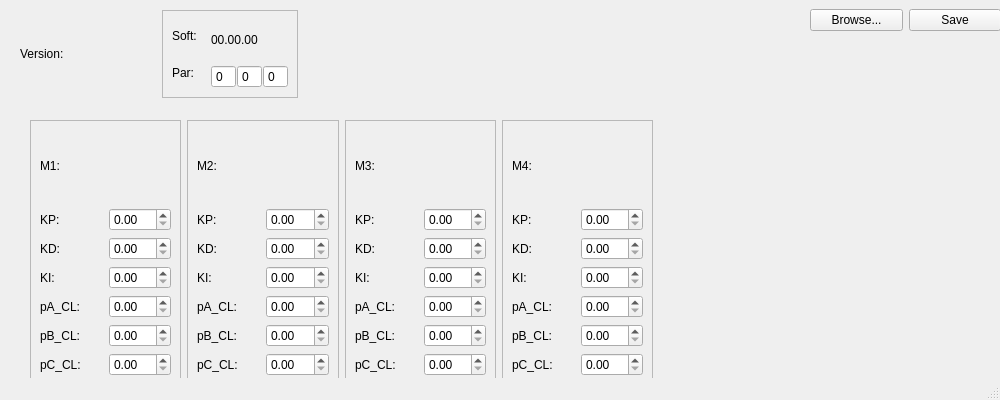
<?xml version="1.0" encoding="UTF-8"?>
<ui version="4.0">
 <class>MainWindow</class>
 <widget class="QMainWindow" name="MainWindow">
  <property name="geometry">
   <rect>
    <x>0</x>
    <y>0</y>
    <width>1000</width>
    <height>400</height>
   </rect>
  </property>
  <property name="minimumSize">
   <size>
    <width>700</width>
    <height>400</height>
   </size>
  </property>
  <property name="maximumSize">
   <size>
    <width>1000</width>
    <height>400</height>
   </size>
  </property>
  <property name="windowTitle">
   <string>MainWindow</string>
  </property>
  <widget class="QWidget" name="centralwidget">
   <widget class="QWidget" name="layoutWidget">
    <property name="geometry">
     <rect>
      <x>30</x>
      <y>120</y>
      <width>623</width>
      <height>266</height>
     </rect>
    </property>
    <layout class="QHBoxLayout" name="horizontalLayout_6">
     <item>
      <widget class="QFrame" name="frame_2">
       <property name="frameShape">
        <enum>QFrame::StyledPanel</enum>
       </property>
       <property name="frameShadow">
        <enum>QFrame::Raised</enum>
       </property>
       <layout class="QGridLayout" name="gridLayout_5">
        <item row="0" column="0">
         <widget class="QLabel" name="m1Label">
          <property name="text">
           <string>M1:</string>
          </property>
         </widget>
        </item>
        <item row="1" column="0">
         <layout class="QHBoxLayout" name="horizontalLayout_2">
          <item>
           <layout class="QVBoxLayout" name="verticalLayout">
            <item>
             <widget class="QLabel" name="kp1Label">
              <property name="text">
               <string>KP:</string>
              </property>
             </widget>
            </item>
            <item>
             <widget class="QLabel" name="kd1Label">
              <property name="text">
               <string>KD:</string>
              </property>
             </widget>
            </item>
            <item>
             <widget class="QLabel" name="ki1Label">
              <property name="text">
               <string>KI:</string>
              </property>
             </widget>
            </item>
            <item>
             <widget class="QLabel" name="pacl1Label">
              <property name="text">
               <string>pA_CL:</string>
              </property>
             </widget>
            </item>
            <item>
             <widget class="QLabel" name="pbcl1Label">
              <property name="text">
               <string>pB_CL:</string>
              </property>
             </widget>
            </item>
            <item>
             <widget class="QLabel" name="pccl1Label">
              <property name="text">
               <string>pC_CL:</string>
              </property>
             </widget>
            </item>
           </layout>
          </item>
          <item>
           <layout class="QVBoxLayout" name="verticalLayout_11">
            <item>
             <widget class="QDoubleSpinBox" name="m1kpSpinBox"/>
            </item>
            <item>
             <widget class="QDoubleSpinBox" name="m1kdSpinBox"/>
            </item>
            <item>
             <widget class="QDoubleSpinBox" name="m1kiSpinBox"/>
            </item>
            <item>
             <widget class="QDoubleSpinBox" name="m1paclSpinBox"/>
            </item>
            <item>
             <widget class="QDoubleSpinBox" name="m1pbclSpinBox"/>
            </item>
            <item>
             <widget class="QDoubleSpinBox" name="m1pcclSpinBox"/>
            </item>
           </layout>
          </item>
         </layout>
        </item>
       </layout>
      </widget>
     </item>
     <item>
      <widget class="QFrame" name="frame_3">
       <property name="frameShape">
        <enum>QFrame::StyledPanel</enum>
       </property>
       <property name="frameShadow">
        <enum>QFrame::Raised</enum>
       </property>
       <layout class="QGridLayout" name="gridLayout_4">
        <item row="0" column="0">
         <widget class="QLabel" name="m2Label">
          <property name="text">
           <string>M2:</string>
          </property>
         </widget>
        </item>
        <item row="1" column="0">
         <layout class="QHBoxLayout" name="horizontalLayout_3">
          <item>
           <layout class="QVBoxLayout" name="verticalLayout_2">
            <item>
             <widget class="QLabel" name="kp2Label">
              <property name="text">
               <string>KP:</string>
              </property>
             </widget>
            </item>
            <item>
             <widget class="QLabel" name="kd2Label">
              <property name="text">
               <string>KD:</string>
              </property>
             </widget>
            </item>
            <item>
             <widget class="QLabel" name="ki2Label">
              <property name="text">
               <string>KI:</string>
              </property>
             </widget>
            </item>
            <item>
             <widget class="QLabel" name="pacl2Label">
              <property name="text">
               <string>pA_CL:</string>
              </property>
             </widget>
            </item>
            <item>
             <widget class="QLabel" name="pbcl2Label">
              <property name="text">
               <string>pB_CL:</string>
              </property>
             </widget>
            </item>
            <item>
             <widget class="QLabel" name="pccl2Label">
              <property name="text">
               <string>pC_CL:</string>
              </property>
             </widget>
            </item>
           </layout>
          </item>
          <item>
           <layout class="QVBoxLayout" name="verticalLayout_12">
            <item>
             <widget class="QDoubleSpinBox" name="m2kpSpinBox"/>
            </item>
            <item>
             <widget class="QDoubleSpinBox" name="m2kdSpinBox"/>
            </item>
            <item>
             <widget class="QDoubleSpinBox" name="m2kiSpinBox"/>
            </item>
            <item>
             <widget class="QDoubleSpinBox" name="m2paclSpinBox"/>
            </item>
            <item>
             <widget class="QDoubleSpinBox" name="m2pbclSpinBox"/>
            </item>
            <item>
             <widget class="QDoubleSpinBox" name="m2pcclSpinBox"/>
            </item>
           </layout>
          </item>
         </layout>
        </item>
       </layout>
      </widget>
     </item>
     <item>
      <widget class="QFrame" name="frame_4">
       <property name="frameShape">
        <enum>QFrame::StyledPanel</enum>
       </property>
       <property name="frameShadow">
        <enum>QFrame::Raised</enum>
       </property>
       <layout class="QGridLayout" name="gridLayout_3">
        <item row="1" column="0">
         <layout class="QHBoxLayout" name="horizontalLayout_4">
          <item>
           <layout class="QVBoxLayout" name="verticalLayout_3">
            <item>
             <widget class="QLabel" name="kp3Label">
              <property name="text">
               <string>KP:</string>
              </property>
             </widget>
            </item>
            <item>
             <widget class="QLabel" name="kd3Label">
              <property name="text">
               <string>KD:</string>
              </property>
             </widget>
            </item>
            <item>
             <widget class="QLabel" name="ki3Label">
              <property name="text">
               <string>KI:</string>
              </property>
             </widget>
            </item>
            <item>
             <widget class="QLabel" name="pacl3Label">
              <property name="text">
               <string>pA_CL:</string>
              </property>
             </widget>
            </item>
            <item>
             <widget class="QLabel" name="pbcl3Label">
              <property name="text">
               <string>pB_CL:</string>
              </property>
             </widget>
            </item>
            <item>
             <widget class="QLabel" name="pccl3Label">
              <property name="text">
               <string>pC_CL:</string>
              </property>
             </widget>
            </item>
           </layout>
          </item>
          <item>
           <layout class="QVBoxLayout" name="verticalLayout_13">
            <item>
             <widget class="QDoubleSpinBox" name="m3kpSpinBox"/>
            </item>
            <item>
             <widget class="QDoubleSpinBox" name="m3kdSpinBox"/>
            </item>
            <item>
             <widget class="QDoubleSpinBox" name="m3kiSpinBox"/>
            </item>
            <item>
             <widget class="QDoubleSpinBox" name="m3paclSpinBox"/>
            </item>
            <item>
             <widget class="QDoubleSpinBox" name="m3pbclSpinBox"/>
            </item>
            <item>
             <widget class="QDoubleSpinBox" name="m3pcclSpinBox"/>
            </item>
           </layout>
          </item>
         </layout>
        </item>
        <item row="0" column="0">
         <widget class="QLabel" name="m3Label">
          <property name="text">
           <string>M3:</string>
          </property>
         </widget>
        </item>
       </layout>
      </widget>
     </item>
     <item>
      <widget class="QFrame" name="frame_5">
       <property name="frameShape">
        <enum>QFrame::StyledPanel</enum>
       </property>
       <property name="frameShadow">
        <enum>QFrame::Raised</enum>
       </property>
       <layout class="QGridLayout" name="gridLayout_2">
        <item row="0" column="0">
         <widget class="QLabel" name="m4Label">
          <property name="text">
           <string>M4:</string>
          </property>
         </widget>
        </item>
        <item row="1" column="0">
         <layout class="QHBoxLayout" name="horizontalLayout_5">
          <item>
           <layout class="QVBoxLayout" name="verticalLayout_4">
            <item>
             <widget class="QLabel" name="kp4Label">
              <property name="text">
               <string>KP:</string>
              </property>
             </widget>
            </item>
            <item>
             <widget class="QLabel" name="kd4Label">
              <property name="text">
               <string>KD:</string>
              </property>
             </widget>
            </item>
            <item>
             <widget class="QLabel" name="ki4Label">
              <property name="text">
               <string>KI:</string>
              </property>
             </widget>
            </item>
            <item>
             <widget class="QLabel" name="pacl4Label">
              <property name="text">
               <string>pA_CL:</string>
              </property>
             </widget>
            </item>
            <item>
             <widget class="QLabel" name="pbcl4Label">
              <property name="text">
               <string>pB_CL:</string>
              </property>
             </widget>
            </item>
            <item>
             <widget class="QLabel" name="pccl4Label">
              <property name="text">
               <string>pC_CL:</string>
              </property>
             </widget>
            </item>
           </layout>
          </item>
          <item>
           <layout class="QVBoxLayout" name="verticalLayout_14">
            <item>
             <widget class="QDoubleSpinBox" name="m4kpSpinBox"/>
            </item>
            <item>
             <widget class="QDoubleSpinBox" name="m4kdSpinBox"/>
            </item>
            <item>
             <widget class="QDoubleSpinBox" name="m4kiSpinBox"/>
            </item>
            <item>
             <widget class="QDoubleSpinBox" name="m4paclSpinBox"/>
            </item>
            <item>
             <widget class="QDoubleSpinBox" name="m4pbclSpinBox"/>
            </item>
            <item>
             <widget class="QDoubleSpinBox" name="m4pcclSpinBox"/>
            </item>
           </layout>
          </item>
         </layout>
        </item>
       </layout>
      </widget>
     </item>
    </layout>
   </widget>
   <widget class="QWidget" name="layoutWidget">
    <property name="geometry">
     <rect>
      <x>20</x>
      <y>10</y>
      <width>278</width>
      <height>88</height>
     </rect>
    </property>
    <layout class="QHBoxLayout" name="horizontalLayout_7">
     <item>
      <widget class="QLabel" name="versionLabel">
       <property name="styleSheet">
        <string notr="true">font: 700 16pt &quot;Segoe UI&quot;;</string>
       </property>
       <property name="text">
        <string>Version:</string>
       </property>
      </widget>
     </item>
     <item>
      <widget class="QFrame" name="frame">
       <property name="frameShape">
        <enum>QFrame::StyledPanel</enum>
       </property>
       <property name="frameShadow">
        <enum>QFrame::Raised</enum>
       </property>
       <layout class="QGridLayout" name="gridLayout">
        <item row="0" column="0">
         <layout class="QHBoxLayout" name="horizontalLayout">
          <item>
           <layout class="QVBoxLayout" name="verticalLayout_9">
            <item>
             <widget class="QLabel" name="softLabel">
              <property name="text">
               <string>Soft:</string>
              </property>
             </widget>
            </item>
            <item>
             <widget class="QLabel" name="parLabel">
              <property name="text">
               <string>Par:</string>
              </property>
             </widget>
            </item>
           </layout>
          </item>
          <item>
           <layout class="QVBoxLayout" name="verticalLayout_10">
            <item>
             <widget class="QLabel" name="softValLabel">
              <property name="text">
               <string>00.00.00</string>
              </property>
             </widget>
            </item>
            <item>
             <layout class="QHBoxLayout" name="horizontalLayout_8">
              <property name="spacing">
               <number>1</number>
              </property>
              <item>
               <widget class="QSpinBox" name="parTopSpinBox">
                <property name="buttonSymbols">
                 <enum>QAbstractSpinBox::NoButtons</enum>
                </property>
                <property name="value">
                 <number>0</number>
                </property>
               </widget>
              </item>
              <item>
               <widget class="QSpinBox" name="parMidSpinBox">
                <property name="buttonSymbols">
                 <enum>QAbstractSpinBox::NoButtons</enum>
                </property>
                <property name="value">
                 <number>0</number>
                </property>
               </widget>
              </item>
              <item>
               <widget class="QSpinBox" name="parBotSpinBox">
                <property name="buttonSymbols">
                 <enum>QAbstractSpinBox::NoButtons</enum>
                </property>
                <property name="value">
                 <number>0</number>
                </property>
               </widget>
              </item>
             </layout>
            </item>
           </layout>
          </item>
         </layout>
        </item>
       </layout>
      </widget>
     </item>
    </layout>
   </widget>
   <widget class="QWidget" name="layoutWidget">
    <property name="geometry">
     <rect>
      <x>810</x>
      <y>0</y>
      <width>191</width>
      <height>41</height>
     </rect>
    </property>
    <layout class="QHBoxLayout" name="horizontalLayout_9">
     <item>
      <widget class="QPushButton" name="pushButton">
       <property name="text">
        <string>Browse...</string>
       </property>
      </widget>
     </item>
     <item>
      <widget class="QPushButton" name="saveButton">
       <property name="text">
        <string>Save</string>
       </property>
      </widget>
     </item>
    </layout>
   </widget>
   <widget class="QCustomPlot" name="customPlot" native="true">
    <property name="geometry">
     <rect>
      <x>670</x>
      <y>120</y>
      <width>311</width>
      <height>261</height>
     </rect>
    </property>
   </widget>
  </widget>
  <widget class="QStatusBar" name="statusBar"/>
 </widget>
 <customwidgets>
  <customwidget>
   <class>QCustomPlot</class>
   <extends>QWidget</extends>
   <header>qcustomplot.h</header>
   <container>1</container>
  </customwidget>
 </customwidgets>
 <resources/>
 <connections/>
</ui>
